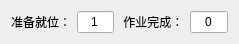
         <widget class="QWidget" name="layoutWidget1">
          <property name="geometry">
           <rect>
            <x>0</x>
            <y>310</y>
            <width>239</width>
            <height>31</height>
           </rect>
          </property>
          <property name="font">
           <font>
            <pointsize>9</pointsize>
           </font>
          </property>
          <layout class="QHBoxLayout" name="horizontalLayout_251">
           <item>
            <widget class="QLabel" name="Label_5">
             <property name="font">
              <font>
               <pointsize>9</pointsize>
              </font>
             </property>
             <property name="text">
              <string>准备就位：</string>
             </property>
            </widget>
           </item>
           <item>
            <widget class="QLineEdit" name="lineEdit_75">
             <property name="font">
              <font>
               <pointsize>9</pointsize>
              </font>
             </property>
             <property name="text">
              <string>1</string>
             </property>
             <property name="alignment">
              <set>Qt::AlignCenter</set>
             </property>
            </widget>
           </item>
           <item>
            <layout class="QVBoxLayout" name="verticalLayout_336"/>
           </item>
           <item>
            <widget class="QLabel" name="Label_6">
             <property name="font">
              <font>
               <pointsize>9</pointsize>
              </font>
             </property>
             <property name="text">
              <string> 作业完成：</string>
             </property>
            </widget>
           </item>
           <item>
            <widget class="QLineEdit" name="lineEdit_87">
             <property name="font">
              <font>
               <pointsize>9</pointsize>
              </font>
             </property>
             <property name="text">
              <string>0</string>
             </property>
             <property name="alignment">
              <set>Qt::AlignCenter</set>
             </property>
            </widget>
           </item>
          </layout>
         </widget>
